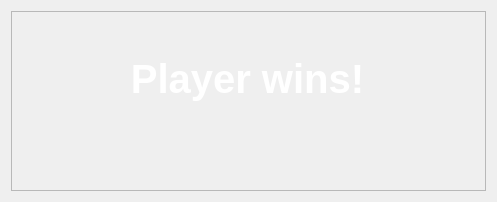
<?xml version="1.0" encoding="UTF-8"?>
<ui version="4.0">
 <class>Outcome</class>
 <widget class="QWidget" name="Outcome">
  <property name="geometry">
   <rect>
    <x>0</x>
    <y>0</y>
    <width>493</width>
    <height>198</height>
   </rect>
  </property>
  <property name="windowTitle">
   <string>Form</string>
  </property>
  <layout class="QGridLayout" name="gridLayout">
   <item row="0" column="0">
    <widget class="QFrame" name="frame">
     <property name="minimumSize">
      <size>
       <width>475</width>
       <height>180</height>
      </size>
     </property>
     <property name="maximumSize">
      <size>
       <width>475</width>
       <height>180</height>
      </size>
     </property>
     <property name="styleSheet">
      <string notr="true">#frame 
{
	border-image: url(:/images/res/images/outcomes/player_won.png) 10 10 10 10 stretch;
}
</string>
     </property>
     <property name="frameShape">
      <enum>QFrame::Shape::StyledPanel</enum>
     </property>
     <property name="frameShadow">
      <enum>QFrame::Shadow::Raised</enum>
     </property>
     <widget class="QLabel" name="label">
      <property name="geometry">
       <rect>
        <x>96</x>
        <y>7</y>
        <width>281</width>
        <height>121</height>
       </rect>
      </property>
      <property name="font">
       <font>
        <pointsize>30</pointsize>
        <bold>true</bold>
       </font>
      </property>
      <property name="styleSheet">
       <string notr="true">color: rgb(255, 255, 255);</string>
      </property>
      <property name="text">
       <string>Player wins!</string>
      </property>
      <property name="alignment">
       <set>Qt::AlignmentFlag::AlignCenter</set>
      </property>
      <property name="wordWrap">
       <bool>true</bool>
      </property>
     </widget>
    </widget>
   </item>
  </layout>
 </widget>
 <resources/>
 <connections/>
</ui>
